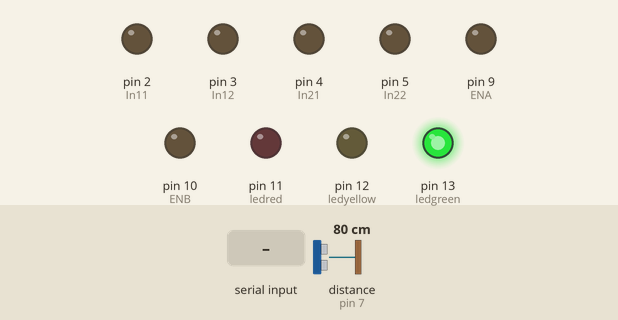
A sketch run on a simulated Arduino Uno, built with avr-gcc and run on an emulated ATmega328P. On the bench: output pins drawn as LEDs (lit = HIGH). Inputs (shaded band) come from the test bench; at power-on: distance to the obstacle (sensor on pin 7) 80 cm. What the sketch prints to the serial monitor is not drawn.

Above: at 1.2 s.
1.3 s: distance to the obstacle (sensor on pin 7) set to 22 cm
4.3 s: distance to the obstacle (sensor on pin 7) set to 18 cm
At 4.7 s:
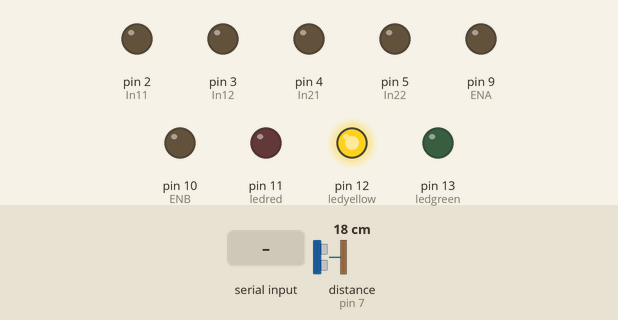
5.8 s: "1" received over Serial
At 6.6 s:
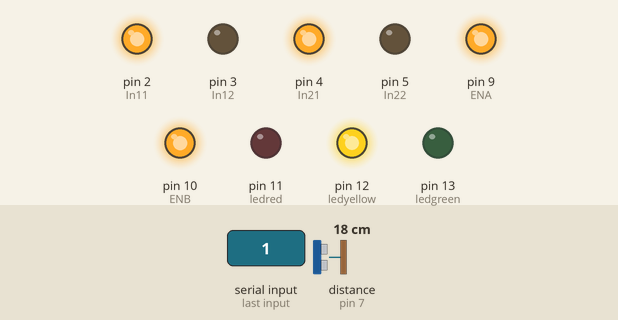
7.3 s: "2" received over Serial
At 7.8 s:
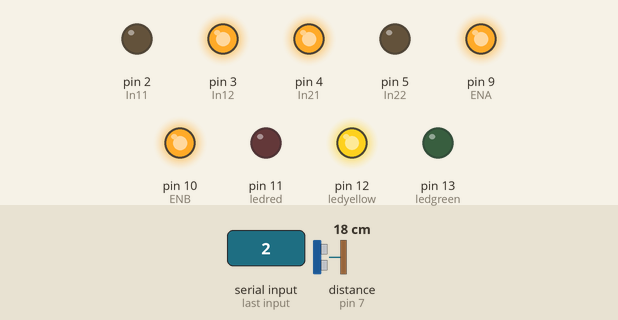
8.8 s: "3" received over Serial
At 10.0 s:
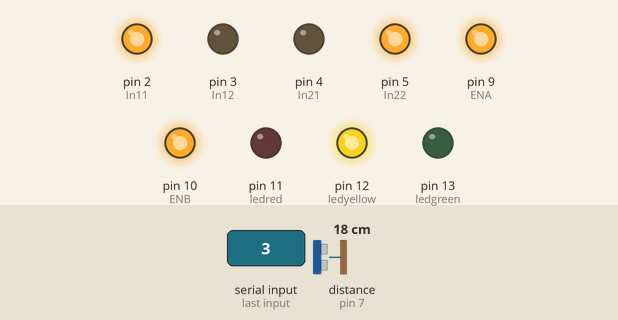
10.3 s: "4" received over Serial
At 11.2 s:
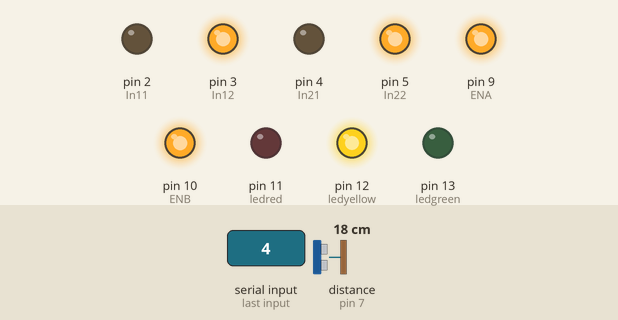
Timing chart, 0 to 12.8 s (numbered marks = the images above; inputs shaded):
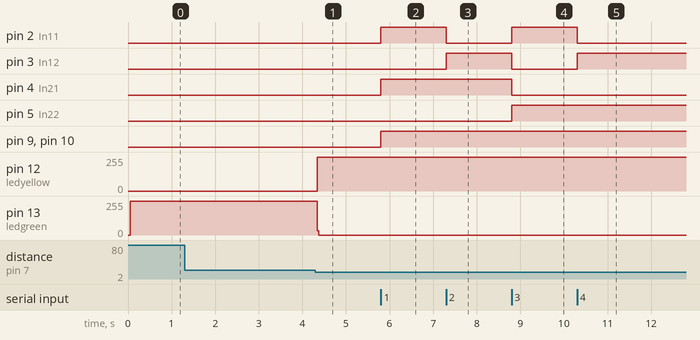

The sketch:

BTandIR_Car.ino
```cpp
#include <SoftwareSerial.h>
#include "Ultrasonic.h"
Ultrasonic ultrasonic(6,7);

#define In11 2
#define In12 3
#define ENA 9
#define ENB 10
#define In21 4
#define In22 5
#define ledgreen 13
#define ledyellow 12
#define ledred 11
long microsec = 0;
float distanciaCM = 0;
int state = 0;

void setup()
{

pinMode(ledgreen,OUTPUT);
pinMode(ledyellow,OUTPUT);
pinMode(ledred,OUTPUT);
pinMode(In11,OUTPUT);
pinMode(In12,OUTPUT);
pinMode(In21,OUTPUT);
pinMode(In22,OUTPUT);
pinMode(ENA,OUTPUT);
pinMode(ENB,OUTPUT);
Serial.begin(38400);
  }

void loop()
{
microsec = ultrasonic.timing(); //Lendo o sensor
distanciaCM = ultrasonic.convert(microsec, Ultrasonic::CM); //Convertendo a distância em CM

ledDistancia();

Serial.print(distanciaCM);
Serial.println(" cm");
   if(Serial.available() > 0)
   {
      state = Serial.read();
   }
      if(state == '1')
      {
  analogWrite(ENA,255);
  analogWrite(ENB,255);
  digitalWrite(In11,HIGH);
  digitalWrite(In12,LOW);
  digitalWrite(In21,HIGH);
  digitalWrite(In22,LOW);
  state=0;
      }
      else if(state == '2')
      {
 analogWrite(ENA,255);
  analogWrite(ENB,255);
  digitalWrite(In11,LOW);
  digitalWrite(In12,HIGH);
  digitalWrite(In21,HIGH);
  digitalWrite(In22,LOW);
  state=0;
 }
   else if(state == '3')
      {
 analogWrite(ENA,255);
  analogWrite(ENB,255);
  digitalWrite(In11,HIGH);
  digitalWrite(In12,LOW);
  digitalWrite(In21,LOW);
  digitalWrite(In22,HIGH);
  state=0;
 }

  else if(state == '4')
      {
 analogWrite(ENA,255);
  analogWrite(ENB,255);
  digitalWrite(In11,LOW);
  digitalWrite(In12,HIGH);
  digitalWrite(In21,LOW);
  digitalWrite(In22,HIGH);
  state=0;
 }
  else if(state == '0')
      {
 analogWrite(ENA,0);
  analogWrite(ENB,0);
  digitalWrite(In11,HIGH);
  digitalWrite(In12,HIGH);
  digitalWrite(In21,HIGH);
  digitalWrite(In22,HIGH);
  state=0;
 }
   }
void ledDistancia () {

//Apagando todos os leds
digitalWrite(ledgreen,LOW);
digitalWrite(ledyellow,LOW);
digitalWrite(ledred,LOW);

//Acendendo o led adequado para a distância lida no sensor
if (distanciaCM > 20) {
digitalWrite(ledgreen,HIGH);
}

if (distanciaCM <=20 and distanciaCM >= 10) {
digitalWrite(ledyellow,HIGH);
}

if (distanciaCM < 10) {
digitalWrite(ledred,HIGH);
analogWrite(ENA,0);
  analogWrite(ENB,0);
  digitalWrite(In11,HIGH);
  digitalWrite(In12,HIGH);
  digitalWrite(In21,HIGH);
  digitalWrite(In22,HIGH);
  state=0;
}
}
```

Measured:
- the behaviour switches between 21 and 20 cm on distance to the obstacle (sensor on pin 7) (found by bisection; images 0 and 1)
- after the input at 4.3 s, pin 12 (ledyellow): 0/255 → 253/255 at once; pin 13 (ledgreen): 254/255 → 0/255 at once
- after the input at 5.8 s, pin 2 (In11), pin 4 (In21), pin 9 (ENA), pin 10 (ENB): LOW → HIGH at once
- after the input at 7.3 s, pin 2 (In11): HIGH → LOW at once; pin 3 (In12): LOW → HIGH at once
- after the input at 8.8 s, pin 2 (In11), pin 5 (In22): LOW → HIGH at once; pin 3 (In12), pin 4 (In21): HIGH → LOW at once
- after the input at 10.3 s, pin 2 (In11): HIGH → LOW at once; pin 3 (In12): LOW → HIGH at once
